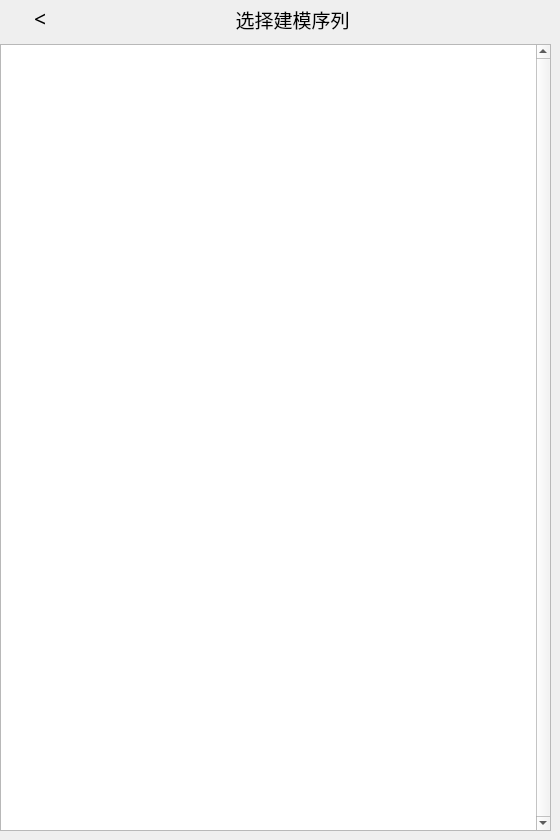
     <widget class="QWidget" name="tabModelSequence">
      <attribute name="title">
       <string>建模序列</string>
      </attribute>
      <widget class="QWidget" name="layoutWidget">
       <property name="geometry">
        <rect>
         <x>0</x>
         <y>0</y>
         <width>551</width>
         <height>831</height>
        </rect>
       </property>
       <layout class="QVBoxLayout" name="verticalLayout_3">
        <item>
         <layout class="QHBoxLayout" name="hLayoutSequence" stretch="1,8,1">
          <item>
           <widget class="QPushButton" name="btnBack2Struct">
            <property name="sizePolicy">
             <sizepolicy hsizetype="Minimum" vsizetype="Preferred">
              <horstretch>0</horstretch>
              <verstretch>0</verstretch>
             </sizepolicy>
            </property>
            <property name="font">
             <font>
              <family>微软雅黑 Light</family>
              <pointsize>16</pointsize>
             </font>
            </property>
            <property name="text">
             <string>&lt;</string>
            </property>
            <property name="flat">
             <bool>true</bool>
            </property>
           </widget>
          </item>
          <item>
           <widget class="QLabel" name="label_5">
            <property name="font">
             <font>
              <family>微软雅黑 Light</family>
              <pointsize>14</pointsize>
             </font>
            </property>
            <property name="text">
             <string>选择建模序列</string>
            </property>
            <property name="alignment">
             <set>Qt::AlignCenter</set>
            </property>
           </widget>
          </item>
          <item>
           <spacer name="horizontalSpacer_4">
            <property name="orientation">
             <enum>Qt::Horizontal</enum>
            </property>
            <property name="sizeHint" stdset="0">
             <size>
              <width>40</width>
              <height>20</height>
             </size>
            </property>
           </spacer>
          </item>
         </layout>
        </item>
        <item>
         <widget class="QListWidget" name="listWidgetSequence">
          <property name="verticalScrollBarPolicy">
           <enum>Qt::ScrollBarAlwaysOn</enum>
          </property>
          <property name="horizontalScrollBarPolicy">
           <enum>Qt::ScrollBarAlwaysOff</enum>
          </property>
          <property name="verticalScrollMode">
           <enum>QAbstractItemView::ScrollPerPixel</enum>
          </property>
         </widget>
        </item>
       </layout>
      </widget>
     </widget>
